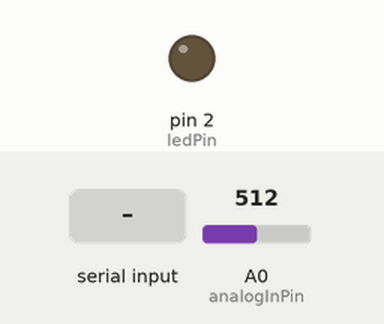
The sketch below on a simulated Arduino Uno, built with avr-gcc and run on an emulated ATmega328P. Parts: output pins drawn as LEDs (lit = HIGH). Inputs (shaded band) come from the test bench; at power-on: A0 (analogInPin) = 512. What the sketch prints to the serial monitor is not drawn.

Above: at 1.2 s.
1.3 s: "90,45\n" received over Serial
At 1.9 s:
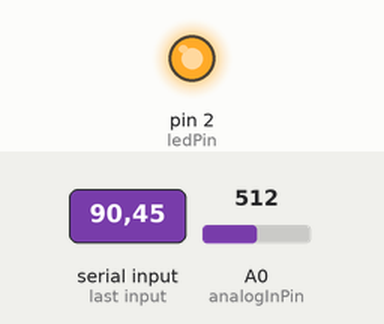
5.8 s: A0 (analogInPin) set to 110
8.8 s: A0 (analogInPin) set to 91
Timing chart, 0 to 11.8 s (numbered marks = the images above; inputs shaded):
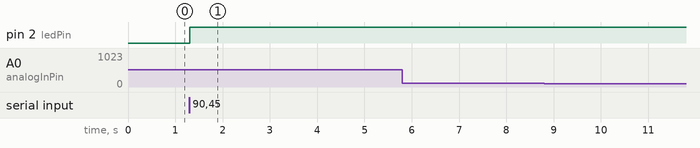

Measured:
- after the input at 1.3 s, pin 2 (ledPin): LOW → HIGH at once
- after the input at 5.8 s, every drawn part: stays the same
- after the input at 8.8 s, every drawn part: stays the same

The sketch:

Serial_Analog_Digital_InOut.ino
```cpp
const int analogInPin = A0;
const int ledPin = 2;


int sensorValue = 0;
int outputValue = 0;
int ledON = 0;

bool sendingOutput = false;

void setup() {
  // initialize serial communications at 9600 bps:
  pinMode(ledPin, OUTPUT);

  Serial.begin(9600);
}

void loop() {
  sensorValue = analogRead(analogInPin);
  //outputValue = map(sensorValue, 0, 1023, 0, 255);

  while (Serial.available() > 0) {
    int ledOn = Serial.parseInt();

    if (Serial.read() == '\n') {
      ledOn = constrain(ledOn, 0, 255);

      digitalWrite(ledPin, ledOn);

      Serial.print(ledOn);
    }
  }
  Serial.print("Serial Input: ");
  Serial.println(sensorValue);

  // if (sensorValue >= 1000){
  //   digitalWrite(ledPin, 255);
  // }

  delay(10);
}
```
